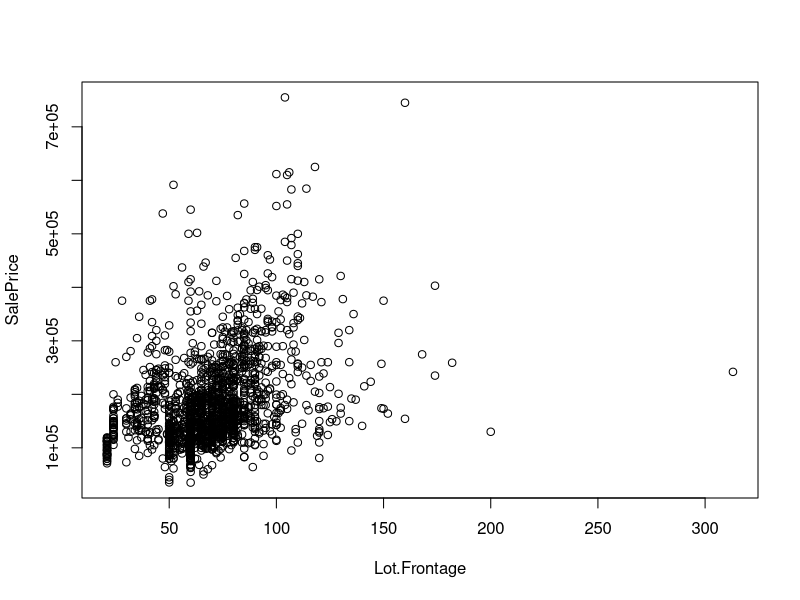
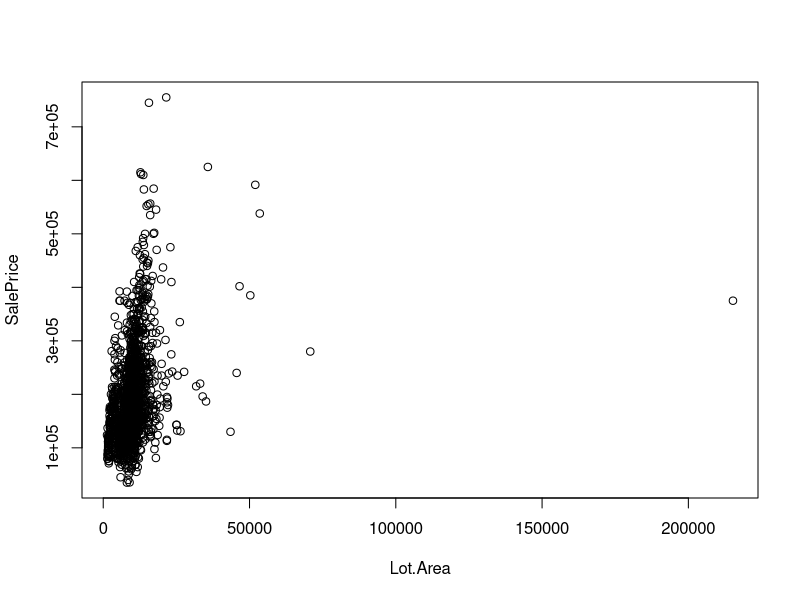
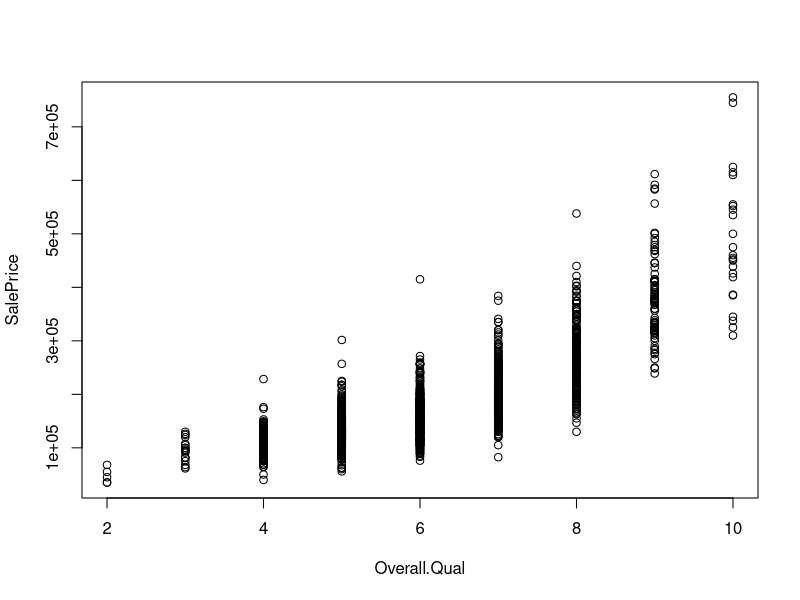
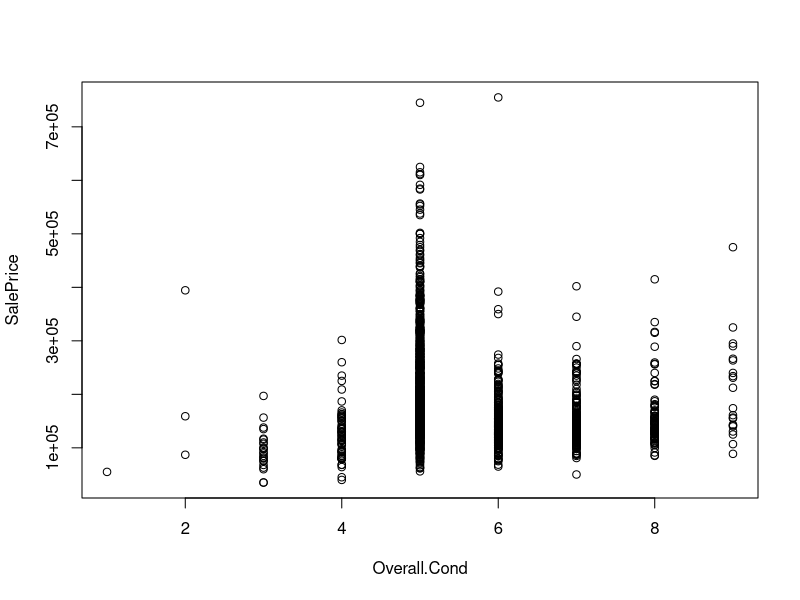
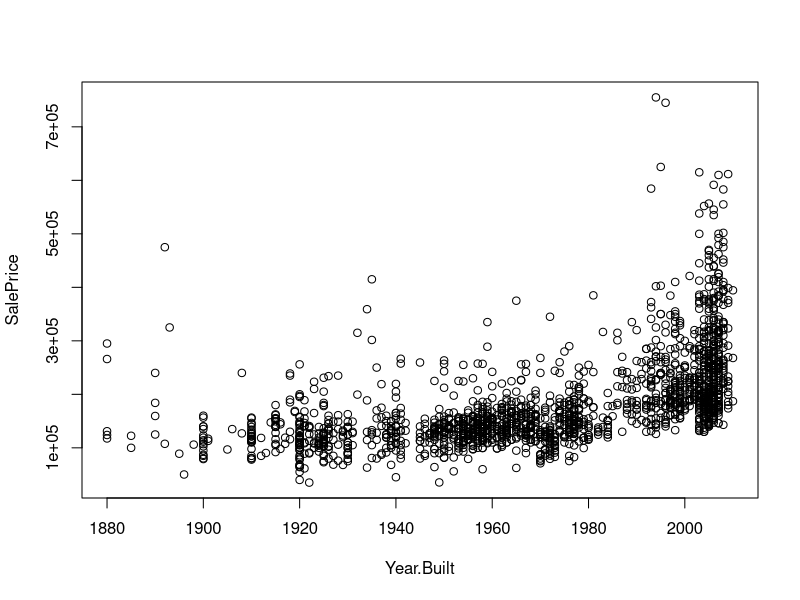
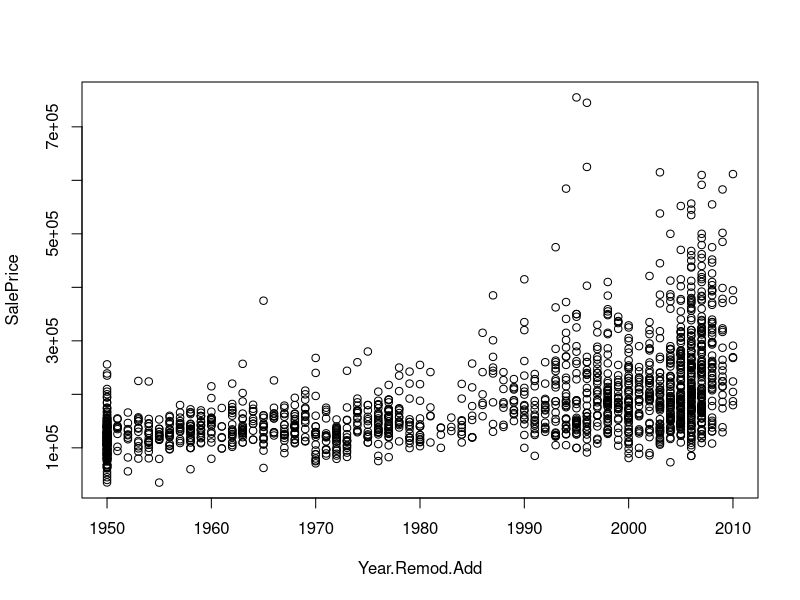
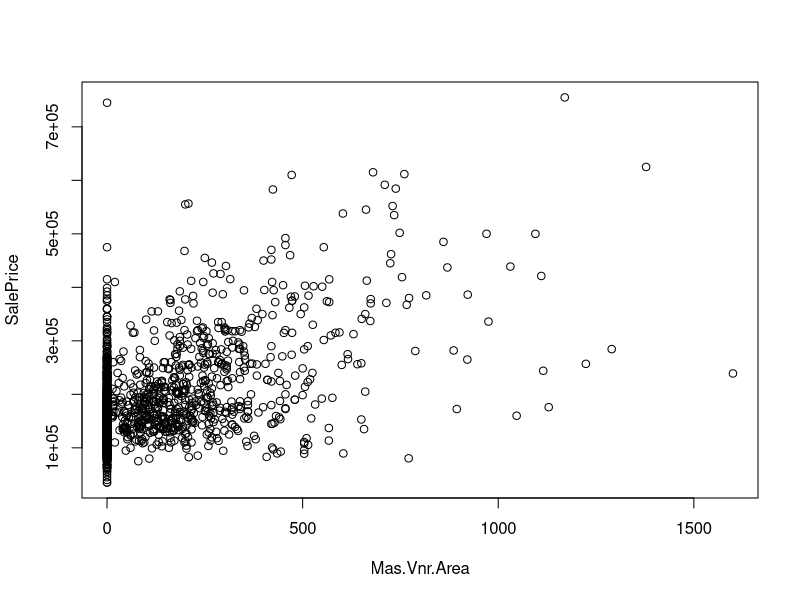
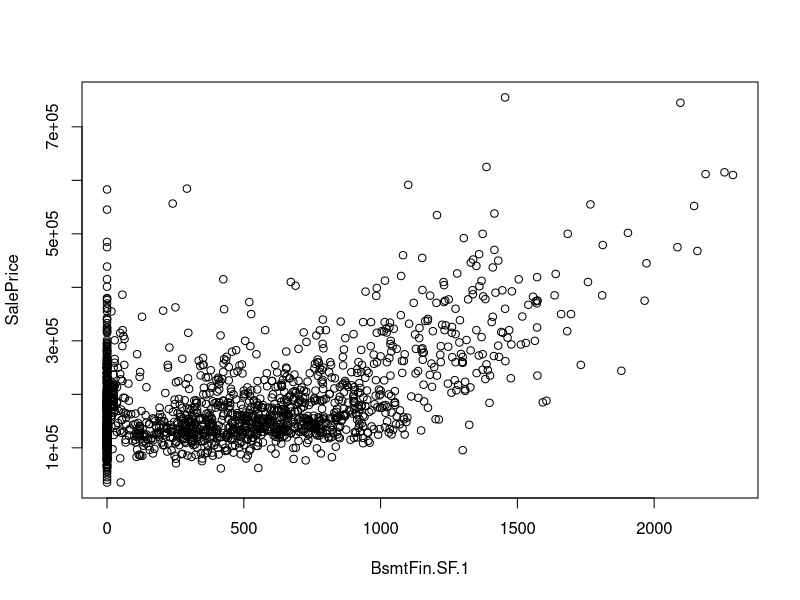

The R script that drew these images, in order:
## ---- chunk 1
knitr::opts_chunk$set(echo = TRUE)
# Load Packages:
library(MASS)
library(ggplot2)
library(markdown)
library(knitr)
library(RColorBrewer)
# Read data into system:
data <- read.csv("AmesHousing.csv")
## ---- chunk 2
# Set Seed to Save Models:
set.seed(1)

# check head of dataframe:
head(data, n = 10)

# Look at structure of dataframe:
str(data)

# Look at missing values in dataframe:
summary(data)
## ---- chunk 3
# Remove Missing Values from Data:
data2= na.omit(data)
# check structure of dataframe:
str(data2)

# Split Training Set 70/30
train <- sample(2258,1800)
test <- (c(1:2258)[-train])

# Create a data frame with continuous variables only:
num.ames=data.frame(data2[,c(2,3,14:17,23,31,33:35,40:49,51,53,56,58,59,63:68,70,71,74)])

# Checking Data Correlation and Distribution:
plot(SalePrice ~., data = num.ames, subset = train)
